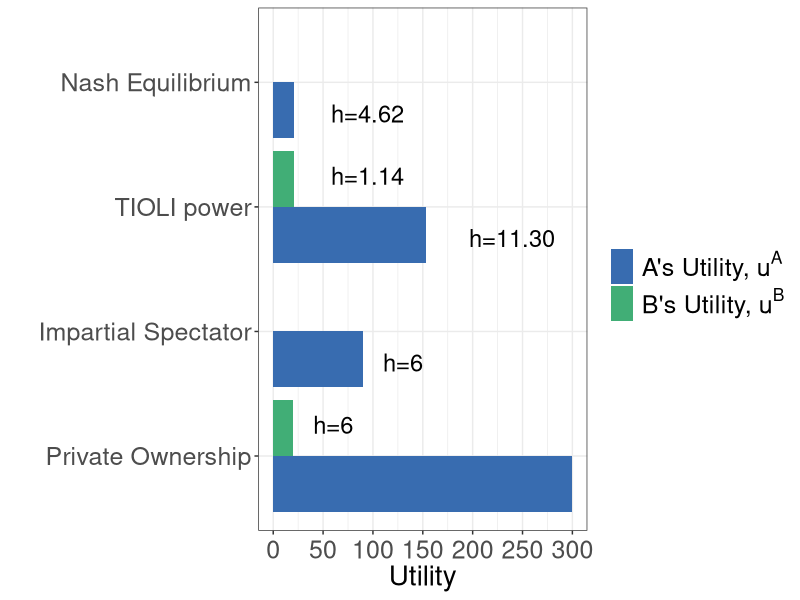
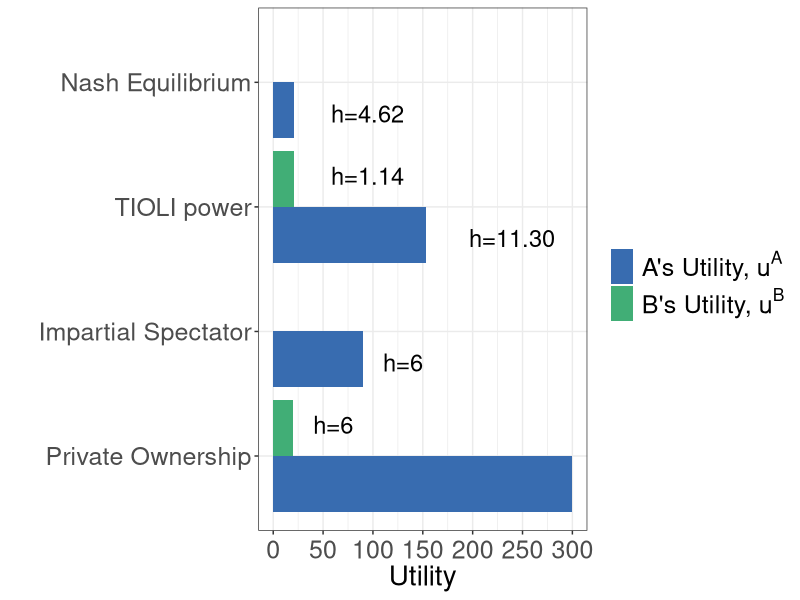

These figures' R source, in order:
library(tidyverse)

#data for the figure 
x <- c("Nash Equilibrium","TIOLI power" ,"Impartial Spectator", "Private Ownership","Nash Equilibrium","TIOLI power" ,"Impartial Spectator", "Private Ownership")
y1 <- c(21.3,153.2,90,300, NA,21.3,NA,20)
y2 <- c("h=4.62","h=11.30","h=6","h=6",NA,"h=1.14",NA,"h=6")
y3 <- c("a","a","a","a","b","b","b","b")

df <- tibble(x, y1, y2, y3)

df$x <- factor(df$x,levels = c("Private Ownership","Impartial Spectator","TIOLI power", "Nash Equilibrium"))

#figure 
plot1 <- df %>% 
  ggplot(aes(x = x, y = y1)) +
  geom_bar(aes(group = y3, fill = y3), stat = "identity", position = position_dodge())  +
  scale_y_continuous(breaks = seq(0,300,50),
                     labels = seq(0,300,50),
                     limits = c(0,300)) +
  scale_fill_manual(values=c("#386cb0","#41AE76"), 
                    name = "",
                    breaks = c("a","b"), 
                    labels = c(expression(paste("A's Utility, ", u^A)), expression(paste("B's Utility, ", u^B))))+
  #xlab("Point in the Edgeworth Box") + 
  theme_bw() +
  ylab("Utility") +
  xlab("") +
  theme(legend.position = "right",
        legend.text.align = 0,
        axis.title.y = element_text(size=20),
        axis.title.x = element_text(size = 20),
        axis.text.y = element_text(size = 18),
        #legend.title = element_text(size = 16),
        legend.text = element_text(size = 18),
        legend.title = element_text(size = 18),
        axis.text.x  = element_text(vjust = 0.5, size = 18)) + 
  geom_text(
    aes(x = x, y = y1, label = y2, group = y3), 
    hjust = -0.5, size = 6,
    position = position_dodge(width = 1),
    inherit.aes = TRUE
  ) + 
  coord_flip() 
plot1 



ggsave("coordination_failures/figureC.pdf", plot1, width = 18, height = 7)
